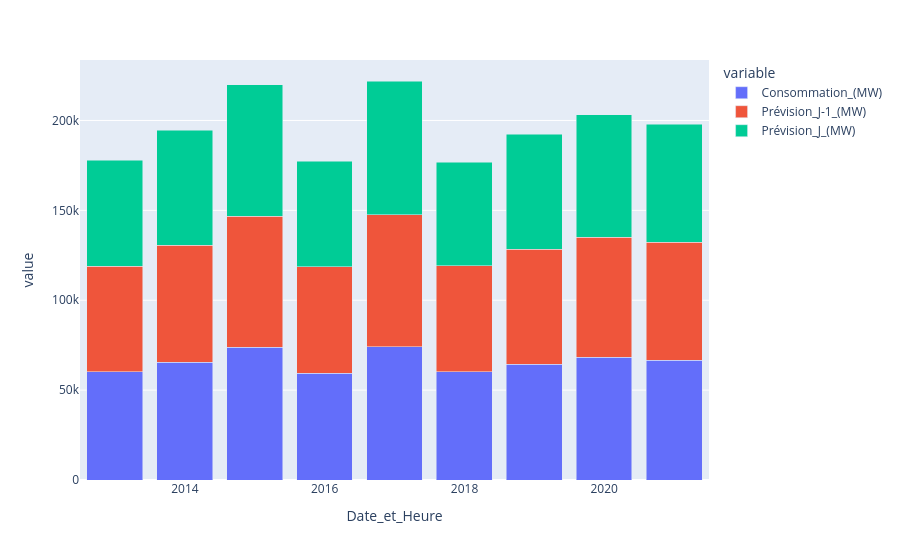

The notebook cell this image was saved under:
### Code cell
# Consommation
df_conso = df_conso.resample('YE').asfreq()

df_conso.plot(kind='bar', barmode='stack')

### Figure 1 — Plotly figure (JSON) as saved in the notebook; plotly's stock layout.template omitted (floating-point values rounded to 4 significant figures)
{"data": [{"hovertemplate": "variable=Consommation_(MW)<br>Date_et_Heure=%{x}<br>value=%{y}<extra></extra>", "legendgroup": "Consommation_(MW)", "marker": {"color": "#636efa", "pattern": {"shape": ""}}, "name": "Consommation_(MW)", "orientation": "v", "showlegend": true, "textposition": "auto", "type": "bar", "x": ["2012-12-31T00:00:00.000000000", "2013-12-31T00:00:00.000000000", "2014-12-31T00:00:00.000000000", "2015-12-31T00:00:00.000000000", "2016-12-31T00:00:00.000000000", "2017-12-31T00:00:00.000000000", "2018-12-31T00:00:00.000000000", "2019-12-31T00:00:00.000000000", "2020-12-31T00:00:00.000000000"], "xaxis": "x", "y": [60100.0, 65580.0, 73880.0, 59520.0, 74260.0, 60110.0, 64470.0, 68270.0, 66550.0], "yaxis": "y"}, {"hovertemplate": "variable=Prévision_J-1_(MW)<br>Date_et_Heure=%{x}<br>value=%{y}<extra></extra>", "legendgroup": "Prévision_J-1_(MW)", "marker": {"color": "#EF553B", "pattern": {"shape": ""}}, "name": "Prévision_J-1_(MW)", "orientation": "v", "showlegend": true, "textposition": "auto", "type": "bar", "x": ["2012-12-31T00:00:00.000000000", "2013-12-31T00:00:00.000000000", "2014-12-31T00:00:00.000000000", "2015-12-31T00:00:00.000000000", "2016-12-31T00:00:00.000000000", "2017-12-31T00:00:00.000000000", "2018-12-31T00:00:00.000000000", "2019-12-31T00:00:00.000000000", "2020-12-31T00:00:00.000000000"], "xaxis": "x", "y": [58700.0, 64900.0, 72900.0, 59200.0, 73400.0, 59000.0, 63900.0, 66900.0, 65800.0], "yaxis": "y"}, {"hovertemplate": "variable=Prévision_J_(MW)<br>Date_et_Heure=%{x}<br>value=%{y}<extra></extra>", "legendgroup": "Prévision_J_(MW)", "marker": {"color": "#00cc96", "pattern": {"shape": ""}}, "name": "Prévision_J_(MW)", "orientation": "v", "showlegend": true, "textposition": "auto", "type": "bar", "x": ["2012-12-31T00:00:00.000000000", "2013-12-31T00:00:00.000000000", "2014-12-31T00:00:00.000000000", "2015-12-31T00:00:00.000000000", "2016-12-31T00:00:00.000000000", "2017-12-31T00:00:00.000000000", "2018-12-31T00:00:00.000000000", "2019-12-31T00:00:00.000000000", "2020-12-31T00:00:00.000000000"], "xaxis": "x", "y": [59100.0, 64100.0, 73100.0, 58500.0, 74300.0, 57700.0, 63900.0, 67900.0, 65600.0], "yaxis": "y"}], "layout": {"barmode": "stack", "legend": {"title": {"text": "variable"}, "tracegroupgap": 0}, "margin": {"t": 60}, "xaxis": {"anchor": "y", "domain": [0, 1], "title": {"text": "Date_et_Heure"}}, "yaxis": {"anchor": "x", "domain": [0, 1], "title": {"text": "value"}}}}
